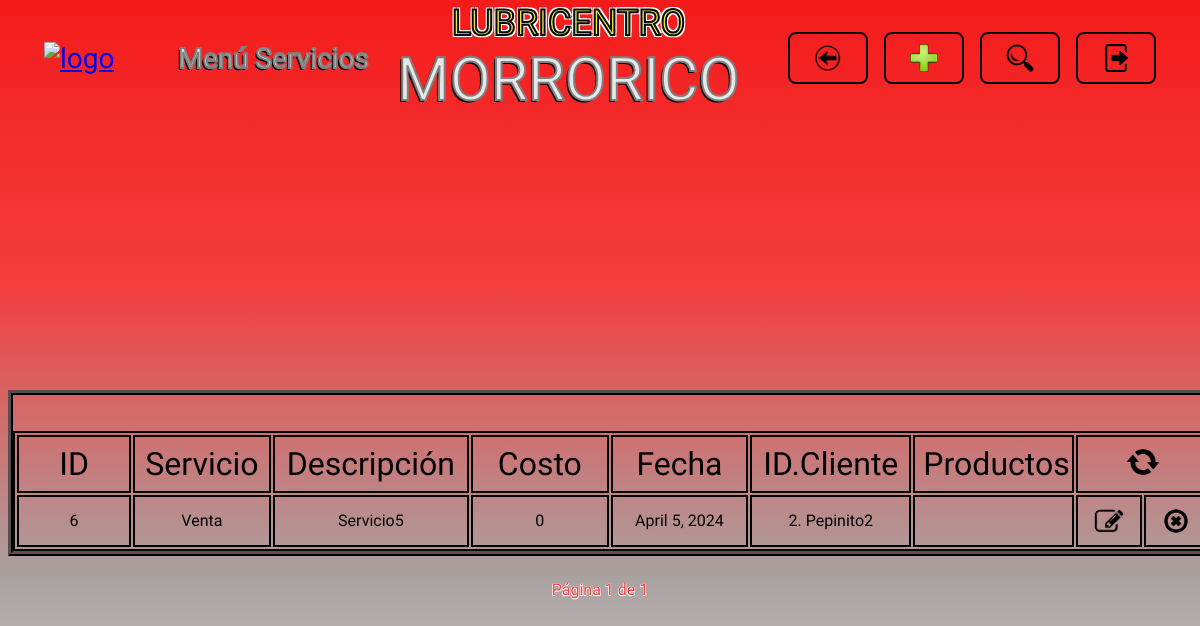
The page /servicios/ on the database as committed earlier.
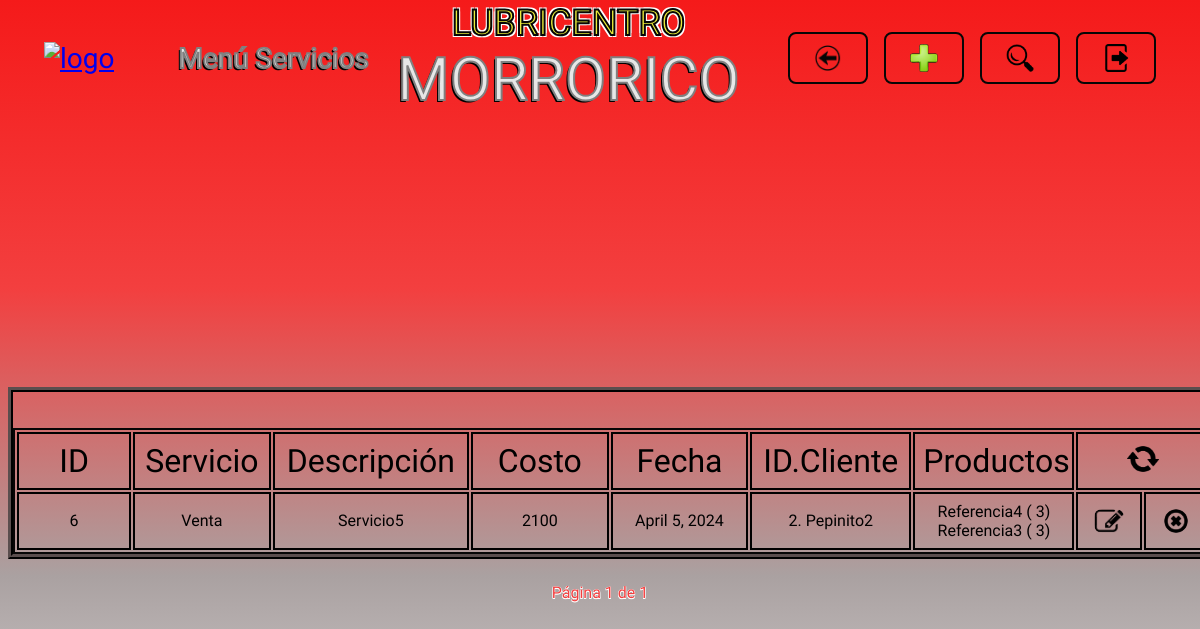
The same page on the database as committed later.
### servicios/models.py (models this page shows)
class Servicio(models.Model):
    OPCIONES_SERVICIO = [
        ("Venta", "Venta"),
        ("Engrase", "Engrase"),
    ]
    nombre_servicio = models.CharField(max_length=40, choices=OPCIONES_SERVICIO, null=False, blank=False)
    descripcion = models.CharField(max_length=200, null=True, blank=True)
    costo_total = models.IntegerField(null=False, blank=False)
    fecha = models.DateField(default=timezone.now)
    cliente = models.ForeignKey(Cliente, on_delete=models.PROTECT)

class Servicio_Productos(models.Model):
    servicio = models.ForeignKey(Servicio, on_delete=models.CASCADE)
    producto = models.ForeignKey(Producto, on_delete=models.PROTECT)
    cantidad = models.IntegerField(default=1)

### clientes/models.py (models this page shows)
class Cliente(models.Model):
    nombre_cliente = models.CharField(max_length=50, null=False, blank=False)
    documento_identidad = models.CharField(max_length=20, null=False, blank=False)
    correo_electronico = models.EmailField(max_length=100, null=True, blank=True)
    telefono = models.CharField(max_length=15, null=True, blank=True)

### inventario/models.py (models this page shows)
class Producto(models.Model):
    OPCIONES_TIPO = [
        ("Llanta", "Llanta"),
        ("Aceite", "Aceite"),
        ("Filtro", "Filtro"),
        ("Grasa", "Grasa")
    ]
    marca = models.CharField(max_length=60,null=False, blank=False)
    referencia = models.CharField(max_length=40, null=False, blank=False)
    tipo_producto = models.CharField(max_length=40, choices=OPCIONES_TIPO, null=False, blank=False)
    precio = models.IntegerField(null=False, blank=False)
    unidades_disponibles = models.IntegerField(null=False, blank=False)

### servicios/views.py (the view)
# urls.py: path('servicios/', include('servicios.urls')),
def servicios(request, servicios=None, registrado=False, eliminado=False, actualizado=False, sin_coincidencias=False, campo=None, buscar=None, error=False, mensaje_error=None, name_url="servicios"):
    if servicios is None:
        servicios = Servicio.objects.all()
    paginator = Paginator(servicios, 20)
    numero_pagina = request.GET.get('pagina')
    try:
        pagina = paginator.page(numero_pagina)
    except PageNotAnInteger:
        pagina = paginator.page(1)
    except EmptyPage:
        pagina = paginator.page(paginator.num_pages)
    return render(request, 'servicios.html', {
        "registrado": registrado,
        "eliminado": eliminado,
        "actualizado": actualizado,
        "sin_coincidencias": sin_coincidencias,
        "buscar": buscar,
        "campo": campo,
        "pagina": pagina,
        "error": error,
        "mensaje_error": mensaje_error,
        "name_url": name_url,
    })

### templates/servicios.html (shortened to what this page needs)
{% extends "layouts/base.html" %}
{% load static %}
{% block nombre_seccion %}
<p class="header__titulo letra_blanca">Menú Servicios</p>
{% endblock nombre_seccion %}
{% block boton_volver %}
<li>
    <a href="{% url "menu_opciones" %}" class="header__boton header__volver">
        <img src="{% static "images/logo_volver.png" %}" alt="volver" class="header__logo_boton">
    </a>
</li>
{% endblock boton_volver %}
{% block boton_registrar %}
<li>
    {% include "layouts/partials/boton_registrar.html" %}
</li>
{% endblock boton_registrar %}
{% block boton_buscar %}
<li>
    {% include "layouts/partials/boton_buscar.html" %}
</li>
{% endblock boton_buscar %}
{% block boton_cerrar_sesion %}
    {% include "layouts/partials/boton_cerrar_sesion.html" %}
{% endblock boton_cerrar_sesion %}
{% block cuerpo_seccion %}
<div class="contenedor tabla_registros">
    <table class="tabla_registros__tabla">
        <tr class="celdas_encabezado">
            <th class="celda tabla_registros__celda_id">ID</th>
            <th class="celda tabla_registros__celda_servicio">Servicio</th>
            <th class="celda tabla_registros__celda_descripcion">Descripción</th>
            <th class="celda tabla_registros__celda_costo_total">Costo</th>
            <th class="celda tabla_registros__celda_fecha">Fecha</th>
            <th class="celda tabla_registros__celda_info_cliente">ID.Cliente</th>
            <th class="celda tabla_registros__celda_productos">Productos</th>
            <th colspan="2" class="celda tabla_registros__celda_recargar"><a href="{% url "servicios" %}"><img src="{% static "images/logo_recargar.png" %}" alt="recargar" class="tabla_registros__recargar"></a></th>
        </tr>
        {% for servicio in pagina.object_list %}
        <tr class="celdas_datos">
            <td class="celda tabla_registros__celda_id">{{ servicio.id }}</td>
            <td class="celda tabla_registros__celda_servicio">{{ servicio.nombre_servicio }}</td>
            <td class="celda tabla_registros__celda_descripcion">{{ servicio.descripcion }}</td>
            <td class="celda tabla_registros__celda_costo_total">{{ servicio.costo_total }}</td>
            <td class="celda tabla_registros__celda_fecha">{{ servicio.fecha }}</td>
            <td class="celda tabla_registros__celda_info_cliente">{{ servicio.cliente.id }}. {{ servicio.cliente.nombre_cliente }}</td>
            <td class="celda tabla_registros__celda_productos">
                <div class="tabla_registros__contenedor_lista_productos">
                    <ul class="tabla_registros__lista_productos">
                        {% for registro in servicio.servicio_productos_set.all %}
                        <li>{{ registro.producto.referencia }} ( {{ registro.cantidad }})</li>
                        {% endfor %}
                    </ul>
                </div>
            </td>
            <td class="celda tabla_registros__celda_editar"><a href="#" data-registro-id={{ servicio.id }} data-app-registro="servicios" class="tabla_registros__boton boton_editar"><img src="{% static "images/logo_editar.png" %}" alt="editar" class="tabla_registros__logo_boton tabla_registros__editar"></a></td>
            <td class="celda tabla_registros__celda_eliminar"><a href="#" data-url= {% url "eliminar_servicio" servicio.id %} data-mensaje= "Servicio  {{ servicio.nombre_servicio }} con ID {{ servicio.id }} realizado al cliente {{ servicio.cliente.nombre_cliente }}" class="tabla_registros__boton boton_eliminar"><img src="{% static "images/logo_eliminar.png" %}" alt="eliminar" class="tabla_registros__logo_boton tabla_registros__eliminar"></a></td>
        </tr>
        {% endfor %}
    </table>
</div>
{% endblock cuerpo_seccion %}
{% block paginacion %}
{% include "layouts/partials/paginacion.html" %}
{% endblock paginacion %}

### templates/layouts/base.html (shortened to what this page needs)
{% load static %}
<!DOCTYPE html>
<html lang="en">
<head>
    <link rel="stylesheet" href="https://cdn.jsdelivr.net/npm/bootstrap-icons@1.11.3/font/bootstrap-icons.min.css">
    <link rel="stylesheet" href="{% static "styles.css" %}">
</head>
<body>
    {% block header %}
    <header>
        <div class="contenedor header" >
            <div class="header__bloque_logo_y_seccion">
                {% include "layouts/partials/logo.html" %}
                {% block nombre_seccion %}{% endblock nombre_seccion %}
            </div>
                {% block titulo_en_encabezado %}
                {% include "layouts/partials/titulo.html" %}
                {% endblock titulo_en_encabezado %}
            <nav>
                <ul class="header__menu">
            {% block boton_volver %}{% endblock boton_volver %}
            {% block boton_registrar %}{% endblock boton_registrar %}
            {% block boton_buscar %}{% endblock boton_buscar %}
            {% block boton_cerrar_sesion %}{% endblock boton_cerrar_sesion %}
                </ul>
            </nav>
        </div>
    </header>
    {% endblock header %}
    <main>
        <section class="contenedor seccion_principal">
            {% block cuerpo_seccion %}{% endblock cuerpo_seccion %}
            {% block paginacion %}{% endblock paginacion %}
        </section>
    </main>
</body>
</html>

### templates/layouts/partials/logo.html
{% load static %}
<a href="{% url "menu_opciones" %}">
    <img src="" alt="logo" class="header__logo">
</a>

### templates/layouts/partials/titulo.html
<div class="contenedor">
    <h1 class="titulo">
        <span class="titulo__texto_pequeño letra_amarilla">LUBRICENTRO</span>
        <span class="titulo__texto_grande letra_blanca">MORRORICO</span>
    </h1>
</div>

### templates/layouts/partials/boton_registrar.html
{% load static %}
<a href="#" id="boton_registrar" class="header__boton header__registrar">
    <img src="{% static "images/logo_mas.png" %}" alt="registrar" class="header__logo_boton">
</a>

### templates/layouts/partials/boton_buscar.html
{% load static %}
<a href="#" id="boton_buscar" class="header__boton header__buscar">
    <img src="{% static "images/logo_buscar.png" %}" alt="buscar" class="header__logo_boton">
</a>

### templates/forms/form_buscar_servicios.html (shortened to what this page needs)
{% load static %}

### templates/layouts/partials/boton_cerrar_sesion.html
{% load static %}
<li>
    <a href="{% url "ingreso" %}" class="header__boton header__cerrar_sesion">
        <img src="{% static "images/logo_cerrar_sesion.png" %}" alt="cerrar sesion" class="header__logo_boton">
    </a>
</li>

### templates/forms/form_registrar_servicios.html (shortened to what this page needs)
{% load static %}

### templates/forms/form_editar_servicios.html (shortened to what this page needs)
{% load static %}

### templates/layouts/modals/modals_servicios/servicio_asignar_cliente.html (shortened to what this page needs)
{% load static %}

### templates/forms/form_registrar_clientes.html (shortened to what this page needs)
{% load static %}

### templates/layouts/modals/modals_servicios/servicio_asignar_productos.html (shortened to what this page needs)
{% load static %}

### templates/forms/form_registrar_productos.html (shortened to what this page needs)
{% load static %}

### templates/layouts/partials/paginacion.html (shortened to what this page needs)
<div class="paginacion">
    <span class="current letra_roja">Página {{ pagina.number }} de {{ pagina.paginator.num_pages }}</span>
</div>

### static/styles.css (style rules this page uses)
:root { --amarillo: rgb(235, 235, 58); --blanco: rgb(231, 231, 231); --rojo: rgb(243, 63, 63); --gris: rgb(150, 150, 150); --negro: rgb(7, 6, 6); --rojo-gris: linear-gradient(to bottom, rgb(245, 26, 26), rgb(243, 63, 63), rgb(170, 161, 161), rgb(231, 231, 231)); --max-width: 1400px; --header-heigth: 100px; --input-disabled: rgb(231, 231, 231, 0.7); }
* { font-family: "Lilita One", sans-serif; font-weight: 400; font-style: normal; }
body { background: var(--rojo-gris); background-repeat: no-repeat; min-height: 100vh; background-size: cover; }
.contenedor { max-width: var(--max-width); margin: 0 auto; }
.titulo { display: flex; flex-direction: column; text-align: center; }
.titulo__texto_pequeño { font-size: 36px; }
.titulo__texto_grande { font-size: 60px; }
.letra_amarilla { color: var(--amarillo); -webkit-text-stroke: 2px var(--negro); text-shadow: -2px -2px 0 white, 2px -2px 0 white, -2px 2px 0 white, 2px 2px 0 white; }
.letra_blanca { color: var(--blanco); -webkit-text-stroke: 2px gray; text-shadow: -2px 2px 0 black; }
.letra_roja { color: var(--rojo); text-shadow: -0.5px -0.5px 0 white, 0.5px -0.5px 0 white, -0.5px 0.5px 0 white, 0.5px 0.5px 0 white; }
.header { display: flex; align-items: center; font-size: 28px; height: var(--header-heigth); justify-content: space-between; }
.header__bloque_logo_y_seccion { display: flex; align-items: center; margin-left: 36px; gap: 4rem; }
.header__menu { list-style: none; display: flex; align-items: center; justify-content: flex-end; margin-right: 36px; gap: 1rem; width: 348px; }
.header__boton { display: flex; justify-content: center; align-items: center; height: 32px; font-size: 28px; padding: 8px 24px; border: 2px solid var(--negro); border-radius: 8px; text-decoration: none; }
.header__logo_boton { width: 28px; }
.seccion_principal { display: flex; flex-direction: column; justify-content: center; align-items: center; height: calc(100vh - var(--header-heigth)); margin-top: 48px; }
.tabla_registros { display: flex; justify-content: center; overflow-x: auto; border: 5px ridge var(--negro); }
.tabla_registros__tabla { border: 2px solid var(--negro); table-layout: fixed; margin-top: 36px; width: 1200px; }
.celdas_encabezado { font-size: 32px; border: 2px solid var(--negro); }
.tabla_registros__celda_id { width: 8%; min-width: 8%; }
.tabla_registros__celda_editar, .tabla_registros__celda_eliminar, .tabla_registros__celda_asignar { width: 5%; min-width: 5%; }
.tabla_registros__celda_servicio, .tabla_registros__celda_costo_total, .tabla_registros__celda_fecha { width: 10%; min-width: 10%; }
.tabla_registros__celda_info_cliente, .tabla_registros__celda_productos { width: 12%; min-width: 12%; }
.tabla_registros__celda_descripcion { width: 15%; min-width: 15%; }
.celda { white-space: nowrap; overflow-x: auto; padding: 8px; border: 2px solid black; max-height: 52px; }
.celdas_datos { text-align: center; font-size: 16px; }
.tabla_registros__boton { display: inline-block; margin-top: 4px; }
.tabla_registros__logo_boton { display: block; width: 100%; margin: 0; padding: 0; height: 24px; border-radius: 8px; }
.tabla_registros__eliminar { border-radius: 16px; }
.tabla_registros__recargar { width: 32px; border-radius: 50%; }
.tabla_registros__contenedor_lista_productos { overflow-y: auto; max-height: 38px; }
.tabla_registros__lista_productos { list-style: none; padding: 0; margin: 0; }
.paginacion { margin: 24px; display: flex; gap: 1rem; }

Rows that differ between the two databases and show on the page:
changed Servicio "Venta": costo_total "0" → "2100"
added Servicio_Productos: producto.referencia "Referencia4", cantidad "3"
added Servicio_Productos: producto.referencia "Referencia3", cantidad "3"
